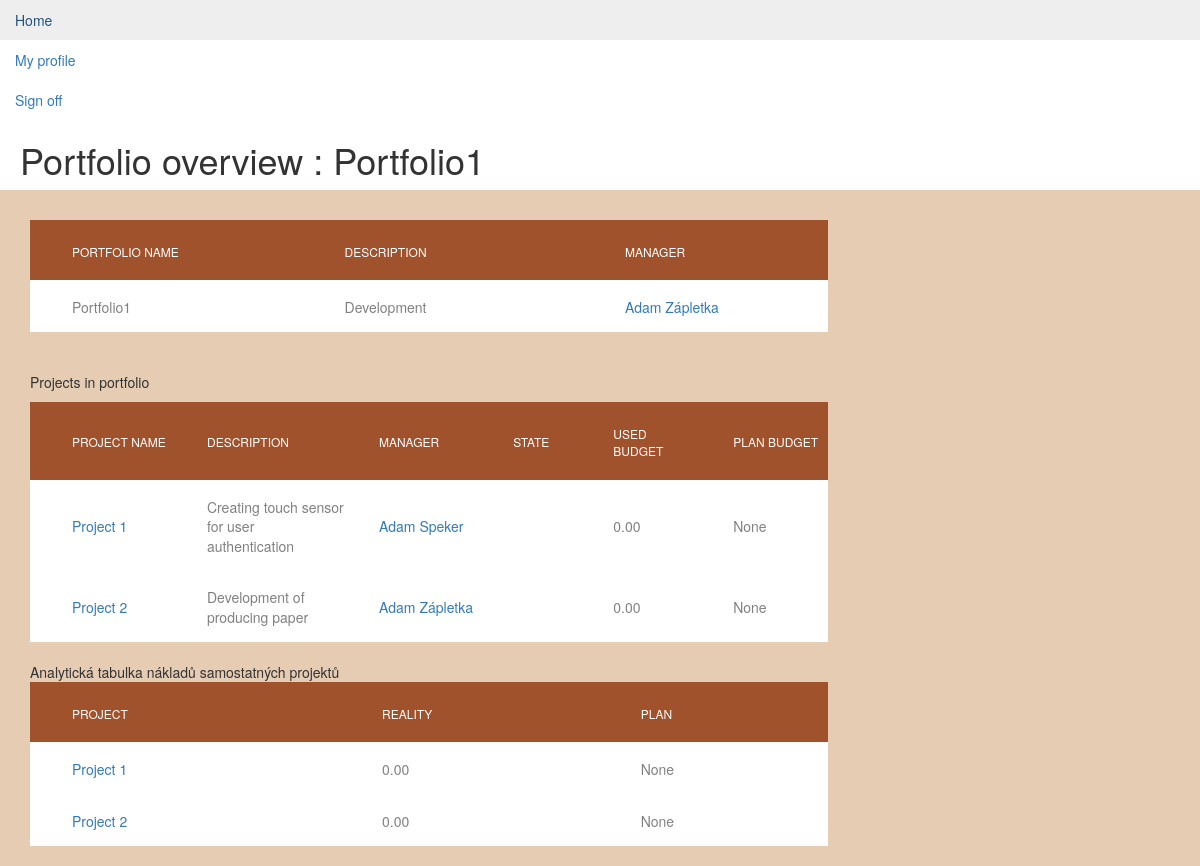
Page /dp/portfolio/1 (signed in) on the earlier database version.
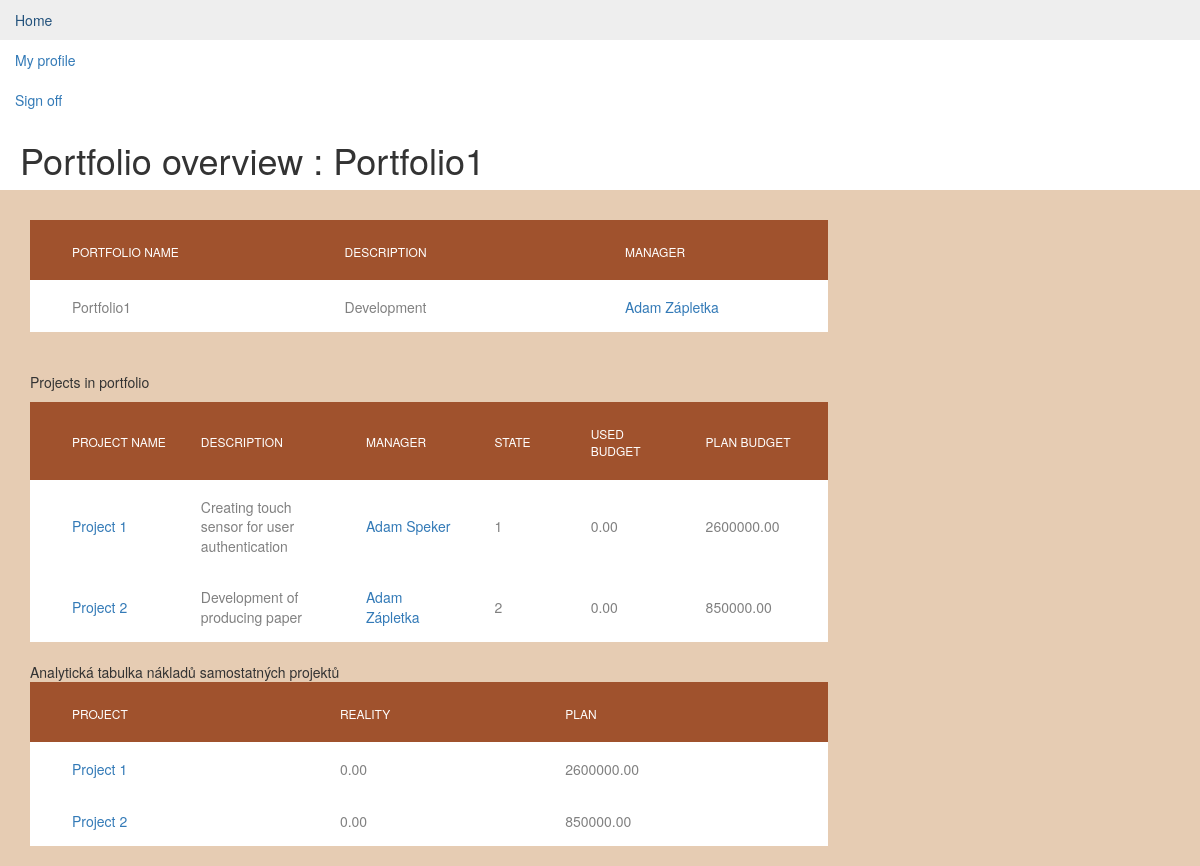
Same page on the later database version.
### dp/models.py (models this page shows, shortened)
class Project(models.Model):
    portfolio = models.ForeignKey(Portfolio, on_delete=models.SET_NULL, null=True, blank=True)
    project_name = models.TextField()
    description = models.CharField(max_length=200)
    plan_budget = models.DecimalField(max_digits=15, decimal_places=2, null=True, blank=True)
    used_budget = models.DecimalField(max_digits=15, decimal_places=2, default=0)
    manhours = models.DecimalField(max_digits=15, decimal_places=0, null=True, blank=True)
    pub_date = models.DateTimeField(auto_now_add=True)
    deadline = models.DateTimeField('date of deadline', null=True, blank=True)
    COMPLEXITY_VALUES = (
        ('1', 'Complicated'),
        ('0', 'Easy'),
    )
    complexity = models.CharField(max_length=1, choices=COMPLEXITY_VALUES, null=True)
    PRIORITY_VALUES = (
        ('0.75', 'High '),
        ('0.50', 'Normal'),
        ('0.25', 'Low'),
    )
    TYPE_VALUES = (
        ('1', 'Public'),
        ('2', 'Private'),
        ('3', 'Mixed'),
    )
    type = models.CharField(max_length=1, choices=TYPE_VALUES, null=True)
    urgency = models.CharField(max_length=4, choices=PRIORITY_VALUES, null=True)
    importance = models.CharField(max_length=4, choices=PRIORITY_VALUES, null=True)
    project_manager = models.ForeignKey(Employee, on_delete=models.SET_NULL, null=True)

class Employee(models.Model):
    user = models.OneToOneField(User, on_delete=models.CASCADE)
    position = models.CharField(max_length=200)
    address = models.CharField(max_length=200)
    birthday = models.DateField()
    photo = models.FileField( blank=True, null=True)
    salary = models.DecimalField(max_digits =9, decimal_places=2, null=True)
    GENDER_VALUES = (
        ('male', 'Male'),
        ('female', 'Female'),
    )
    gender = models.CharField(max_length=6, choices=GENDER_VALUES)

class ProjectState(models.Model):
    project = models.OneToOneField(Project, on_delete=models.CASCADE)
    STATE_VALUES = (
        ('1', 'Planned'),
        ('2', 'Ongoing'),
        ('3', 'Finished'),
        ('4', 'Interrupted'),
        ('5', 'Stopped'),
    )
    state = models.CharField(max_length=1, choices=STATE_VALUES, default=1)
    progress = models.DecimalField(max_digits=3, decimal_places=2, null=True, blank=True, validators=[MaxValueValidator(1.00), MinValueValidator(0.00)])

### dp/views.py (the view)
# urls.py: path('portfolio/<int:portfolio_id>', views.portfolio_detail, name='portfolio_detail'),
@login_required
def portfolio_detail(request, portfolio_id):
    portfolio = get_object_or_404(Portfolio, pk=portfolio_id)
    return render(request, 'dp/portfolio_detail.html',
                  {'portfolio': portfolio,
                   'error_message': "You didn't select a choice."})

### templates/dp/portfolio_detail.html (shortened to what the changed rows need)
{% extends "dp/base.html" %}
{% block title %}
    <h1>Portfolio overview : {{ portfolio.portfolio_name }}</h1>
{% endblock %}
{% block content %}
    {% load static %}
    <link rel="stylesheet" type="text/css" href="{% static 'dp/css/index.css' %}"/>
    <div class="limiter">
        <div class="container-table100">
            <div class="wrap-table100">
                <div class="table100 ver1 m-b-110">
                    <table data-vertable="ver1">
                        <thead>
                        <tr class="row100 head">
                            <th class="column100 column1" data-column="column1">Portfolio name</th>
                            <th class="column100 column2" data-column="column2">Description</th>
                            <th class="column100 column3" data-column="column3">Manager</th>
                        </tr>
                        </thead>
                    </table>
                    <br>
                    <br>
                    {% if portfolio.project_set.all %}
                        <table data-vertable="ver1">
                            <tr class="row100 head">
                                <th class="column100 column1" data-column="column1">Project name</th>
                                <th class="column100 column2" data-column="column2">Description</th>
                                <th class="column100 column3" data-column="column3">Manager</th>
                                <th class="column100 column4" data-column="column4">State</th>
                                <th class="column100 column5" data-column="column5">Used budget</th>
                                <th class="column100 column6" data-column="column6">Plan budget</th>
                            </tr>
                            <tbody>
                            <ul>
                                {% for project in portfolio.project_set.all %}
                                    <tr class="row100">
                                        <td class="column100 column1" data-column="column1">
                                            <a href="{% url 'dp:project_detail' project.id %}">{{ project.project_name }}</a>
                                        </td>
                                        <td class="column100 column2" data-column="column2">
                                            {{ project.description }}
                                        </td>
                                        <td class="column100 column3" data-column="column3">
                                            <a href="{% url 'dp:employee_detail' project.project_manager.id %}"> {{ portfolio.portfolio_manager.user.first_name }} {{ project.project_manager.user.last_name }}</a>
                                        </td>
                                        <td class="column100 column4" data-column="column4">
                                            {{ project.projectstate.state }}
                                        </td>
                                        <td class="column100 column5" data-column="column5">
                                            {{ project.used_budget }}
                                        </td>
                                        <td class="column100 column6" data-column="column6">
                                            {{ project.plan_budget }}
                                        </td>
                                    </tr>
                                {% endfor %}
                            </ul>
                            </tbody>
                        </table>
                        <br>
                        <table data-vertable="ver1">
                            <thead>
                            <tr class="row100 head">
                                <th class="column100 column1" data-column="column1">Project</th>
                                <th class="column100 column2" data-column="column2">Reality</th>
                                <th class="column100 column3" data-column="column3">Plan</th>
                            </tr>
                            </thead>
                            <tbody>
                            {% for project in portfolio.project_set.all %}
                                <tr class="row100">
                                    <td class="column100 column1" data-column="column1">
                                        <a href="{% url 'dp:project_detail' project.id %}"> {{ project.project_name }} </a>
                                    </td>
                                    <td class="column100 column2" data-column="column2">
                                        {{ project.used_budget }}
                                    </td>
                                    <td class="column100 column3" data-column="column3">
                                        {{ project.plan_budget }}
                                    </td>
                                </tr>
                            {% endfor %}
                            </tbody>
                        </table>
                    {% endif %}
                </div>
            </div>
        </div>
    </div>
{% endblock content %}

Differences in the rows shown:
changed Project "Project 1": projectstate.state (not shown) → "1"; plan_budget "None" → "2600000.00"
changed Project "Project 2": projectstate.state (not shown) → "2"; plan_budget "None" → "850000.00"
